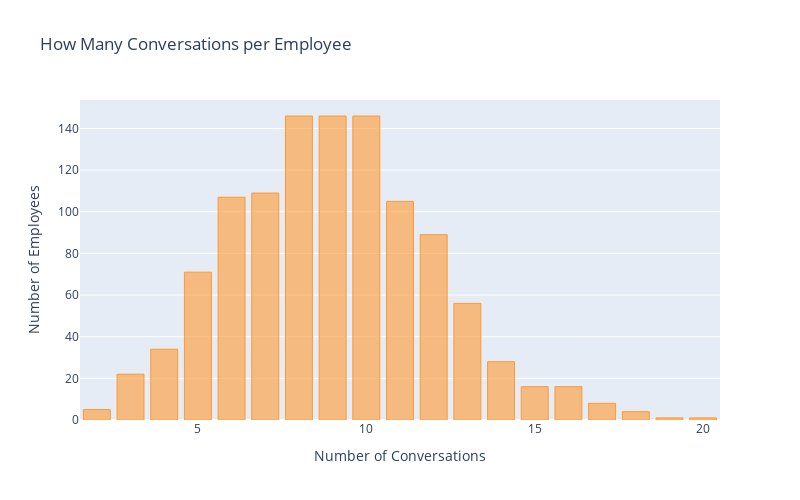

Source (notebook cell):
### Code cell
layout = cf.Layout(
    height = 500,
    width = 800,
    yaxis = dict(
    title = 'Number of Employees'),
    xaxis = dict(
    title = 'Number of Conversations'),
    title = 'How Many Conversations per Employee'
)

df_temp = df_conversation.groupby('contact_id').agg({'created_at':'count'}).\
    reset_index().groupby('created_at').agg({'contact_id':'count'})
    
fig = df_temp.\
    iplot(kind='bar',
          fill=True,
          width=2,
          asFigure=True,
          layout = layout)

    

fig.show()

### Figure 1 — Plotly figure (JSON) as saved in the notebook; plotly's stock layout.template omitted (floating-point values rounded to 4 significant figures)
{"data": [{"marker": {"color": "rgba(255, 153, 51, 0.6)", "line": {"color": "rgba(255, 153, 51, 1.0)", "width": 1}}, "name": "contact_id", "orientation": "v", "text": "", "type": "bar", "x": [2, 3, 4, 5, 6, 7, 8, 9, 10, 11, 12, 13, 14, 15, 16, 17, 18, 19, 20], "y": [5, 22, 34, 71, 107, 109, 146, 146, 146, 105, 89, 56, 28, 16, 16, 8, 4, 1, 1]}], "layout": {"height": 500, "title": {"text": "How Many Conversations per Employee"}, "width": 800, "xaxis": {"title": {"text": "Number of Conversations"}}, "yaxis": {"title": {"text": "Number of Employees"}}}}
